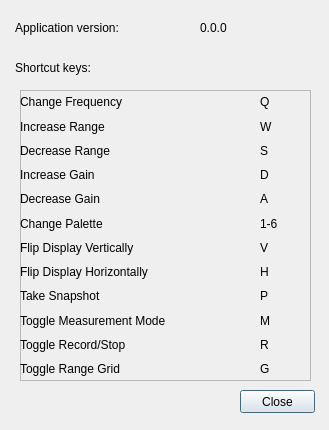
<?xml version="1.0" encoding="UTF-8"?>
<ui version="4.0">
 <class>HelpForm</class>
 <widget class="QDialog" name="HelpForm">
  <property name="geometry">
   <rect>
    <x>0</x>
    <y>0</y>
    <width>329</width>
    <height>430</height>
   </rect>
  </property>
  <property name="windowTitle">
   <string>Oculus Help...</string>
  </property>
  <widget class="QLabel" name="label">
   <property name="geometry">
    <rect>
     <x>15</x>
     <y>20</y>
     <width>171</width>
     <height>16</height>
    </rect>
   </property>
   <property name="text">
    <string>Application version:</string>
   </property>
  </widget>
  <widget class="QLabel" name="version">
   <property name="geometry">
    <rect>
     <x>200</x>
     <y>20</y>
     <width>71</width>
     <height>16</height>
    </rect>
   </property>
   <property name="text">
    <string>0.0.0</string>
   </property>
  </widget>
  <widget class="QPushButton" name="close">
   <property name="geometry">
    <rect>
     <x>240</x>
     <y>390</y>
     <width>75</width>
     <height>23</height>
    </rect>
   </property>
   <property name="text">
    <string>Close</string>
   </property>
  </widget>
  <widget class="QLabel" name="label_2">
   <property name="geometry">
    <rect>
     <x>15</x>
     <y>60</y>
     <width>171</width>
     <height>16</height>
    </rect>
   </property>
   <property name="text">
    <string>Shortcut keys:</string>
   </property>
  </widget>
  <widget class="QFrame" name="frame">
   <property name="geometry">
    <rect>
     <x>20</x>
     <y>90</y>
     <width>291</width>
     <height>291</height>
    </rect>
   </property>
   <property name="frameShape">
    <enum>QFrame::StyledPanel</enum>
   </property>
   <property name="frameShadow">
    <enum>QFrame::Raised</enum>
   </property>
   <widget class="QWidget" name="gridLayoutWidget">
    <property name="geometry">
     <rect>
      <x>0</x>
      <y>0</y>
      <width>291</width>
      <height>291</height>
     </rect>
    </property>
    <layout class="QGridLayout" name="gridLayout" columnminimumwidth="240,0">
     <property name="spacing">
      <number>0</number>
     </property>
     <item row="6" column="1">
      <widget class="QLabel" name="label_18">
       <property name="text">
        <string>V</string>
       </property>
      </widget>
     </item>
     <item row="7" column="0">
      <widget class="QLabel" name="label_15">
       <property name="text">
        <string>Flip Display Horizontally</string>
       </property>
      </widget>
     </item>
     <item row="7" column="1">
      <widget class="QLabel" name="label_19">
       <property name="text">
        <string>H</string>
       </property>
      </widget>
     </item>
     <item row="8" column="1">
      <widget class="QLabel" name="label_20">
       <property name="text">
        <string>P</string>
       </property>
      </widget>
     </item>
     <item row="5" column="0">
      <widget class="QLabel" name="label_13">
       <property name="text">
        <string>Change Palette</string>
       </property>
      </widget>
     </item>
     <item row="8" column="0">
      <widget class="QLabel" name="label_16">
       <property name="text">
        <string>Take Snapshot</string>
       </property>
      </widget>
     </item>
     <item row="4" column="1">
      <widget class="QLabel" name="label_12">
       <property name="text">
        <string>A</string>
       </property>
      </widget>
     </item>
     <item row="9" column="0">
      <widget class="QLabel" name="label_21">
       <property name="text">
        <string>Toggle Measurement Mode</string>
       </property>
      </widget>
     </item>
     <item row="0" column="0">
      <widget class="QLabel" name="label_3">
       <property name="text">
        <string>Change Frequency</string>
       </property>
      </widget>
     </item>
     <item row="1" column="0">
      <widget class="QLabel" name="label_5">
       <property name="text">
        <string>Increase Range</string>
       </property>
      </widget>
     </item>
     <item row="3" column="0">
      <widget class="QLabel" name="label_9">
       <property name="text">
        <string>Increase Gain</string>
       </property>
      </widget>
     </item>
     <item row="2" column="1">
      <widget class="QLabel" name="label_8">
       <property name="text">
        <string>S</string>
       </property>
      </widget>
     </item>
     <item row="4" column="0">
      <widget class="QLabel" name="label_11">
       <property name="text">
        <string>Decrease Gain</string>
       </property>
      </widget>
     </item>
     <item row="1" column="1">
      <widget class="QLabel" name="label_6">
       <property name="text">
        <string>W</string>
       </property>
      </widget>
     </item>
     <item row="0" column="1">
      <widget class="QLabel" name="label_4">
       <property name="text">
        <string>Q</string>
       </property>
      </widget>
     </item>
     <item row="3" column="1">
      <widget class="QLabel" name="label_10">
       <property name="text">
        <string>D</string>
       </property>
      </widget>
     </item>
     <item row="5" column="1">
      <widget class="QLabel" name="label_17">
       <property name="text">
        <string>1-6</string>
       </property>
      </widget>
     </item>
     <item row="2" column="0">
      <widget class="QLabel" name="label_7">
       <property name="text">
        <string>Decrease Range</string>
       </property>
      </widget>
     </item>
     <item row="6" column="0">
      <widget class="QLabel" name="label_14">
       <property name="text">
        <string>Flip Display Vertically</string>
       </property>
      </widget>
     </item>
     <item row="10" column="0">
      <widget class="QLabel" name="label_22">
       <property name="text">
        <string>Toggle Record/Stop</string>
       </property>
      </widget>
     </item>
     <item row="9" column="1">
      <widget class="QLabel" name="label_23">
       <property name="text">
        <string>M</string>
       </property>
      </widget>
     </item>
     <item row="10" column="1">
      <widget class="QLabel" name="label_24">
       <property name="text">
        <string>R</string>
       </property>
      </widget>
     </item>
     <item row="11" column="0">
      <widget class="QLabel" name="label_25">
       <property name="text">
        <string>Toggle Range Grid</string>
       </property>
      </widget>
     </item>
     <item row="11" column="1">
      <widget class="QLabel" name="label_26">
       <property name="text">
        <string>G</string>
       </property>
      </widget>
     </item>
    </layout>
   </widget>
  </widget>
 </widget>
 <resources/>
 <connections>
  <connection>
   <sender>close</sender>
   <signal>clicked()</signal>
   <receiver>HelpForm</receiver>
   <slot>accept()</slot>
   <hints>
    <hint type="sourcelabel">
     <x>277</x>
     <y>341</y>
    </hint>
    <hint type="destinationlabel">
     <x>165</x>
     <y>182</y>
    </hint>
   </hints>
  </connection>
 </connections>
</ui>
